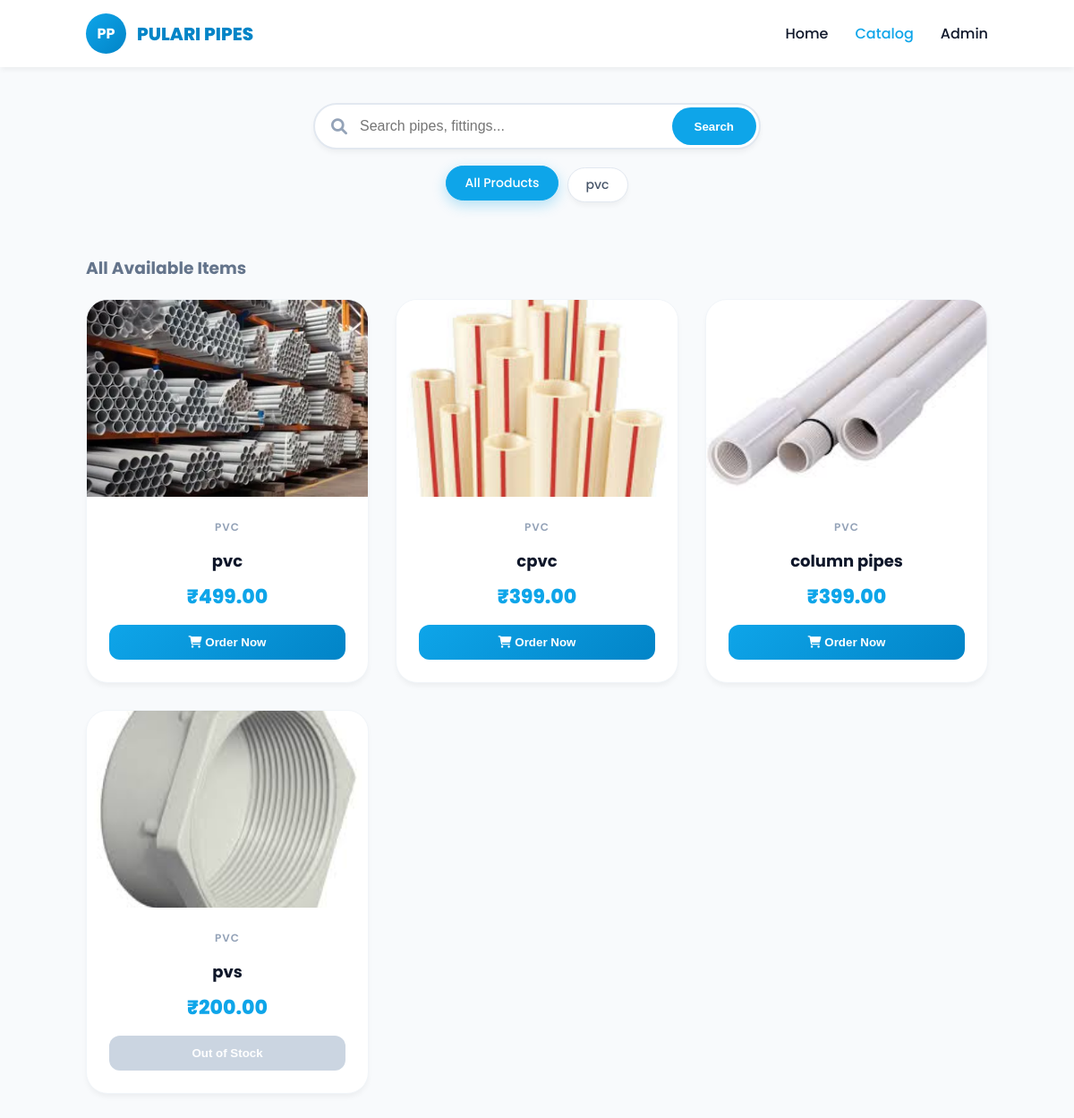
The page /product_page/ on the database as committed earlier.
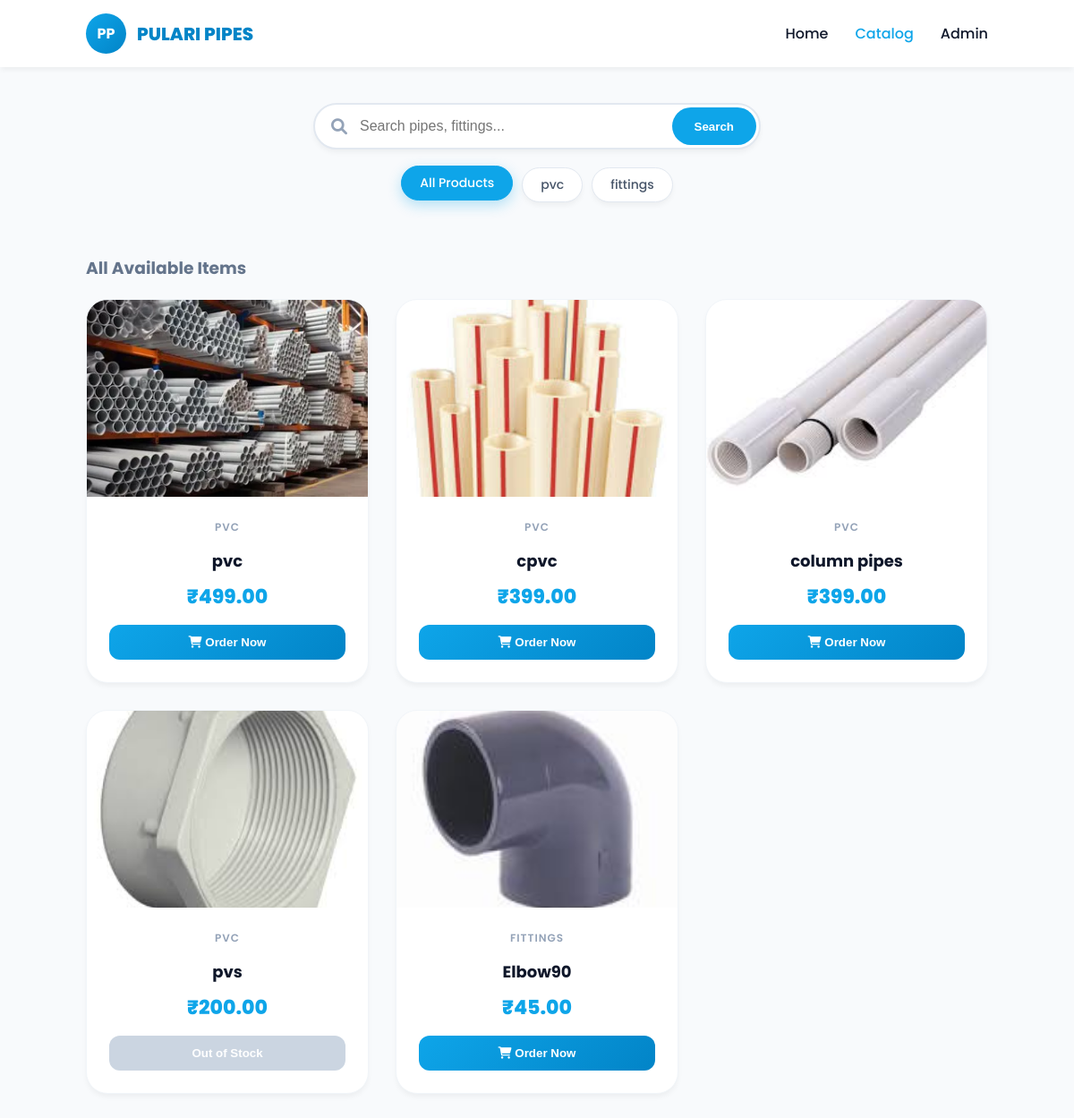
The same page on the database as committed later.
### products/models.py (models this page shows, shortened)
class Product(models.Model):
    name = models.CharField(max_length=255) # Pipe Name
    category = models.CharField(max_length=100) # PVC, CPVC, etc.
    price = models.DecimalField(max_digits=10, decimal_places=2)
    stock = models.IntegerField()
    description = models.TextField()
    image = models.ImageField(upload_to='pipes_images/') # Image store panna

### products/views.py (the view)
# urls.py: path('product_page/', views.product_page, name='product_page'),
def product_page(request):
    items = Product.objects.all()
    categories = Product.objects.values_list('category', flat=True).distinct()
    query = request.GET.get('q')
    if query:
        items = items.filter(name__icontains=query)
    category_filter = request.GET.get('category')
    if category_filter and category_filter != 'All':
        items = items.filter(category=category_filter)
    context = {
        'items': items,
        'categories': categories,
        'active_category': category_filter,
        'search_query': query
    }
    return render(request, 'product_page.html', context)

### templates/product_page.html (shortened to what this page needs)
{% load static %}
<!DOCTYPE html>
<html lang="en">
<head>
  <link rel="stylesheet" href="https://cdnjs.cloudflare.com/ajax/libs/font-awesome/6.0.0/css/all.min.css">
</head>
<body>
  <nav>
    <div class="logo-area">
      <div class="logo-circle">PP</div>
      <h2>PULARI PIPES</h2>
    </div>
    <ul>
      <li><a href="{% url 'home' %}">Home</a></li>
      <li><a href="#" style="color:var(--primary)">Catalog</a></li>
      <li><a href="/admin/">Admin</a></li>
    </ul>
  </nav>
  <div class="filter-container">
    <form class="search-box" method="GET" action="">
        <i class="fa-solid fa-search"></i>
        <input type="text" name="q" placeholder="Search pipes, fittings..." value="{{ search_query|default:'' }}">
        <button type="submit">Search</button>
    </form>
    <div class="category-filters">
        <a href="{% url 'product_page' %}" class="cat-btn {% if not active_category %}active{% endif %}">
            All Products
        </a>
        {% for cat in categories %}
            <a href="?category={{ cat }}" class="cat-btn {% if active_category == cat %}active{% endif %}">
                {{ cat }}
            </a>
        {% endfor %}
    </div>
  </div>
  <main class="catalog-section">
    <h3 style="margin-bottom: 20px; color: #64748b;">
        {% if search_query %}
            Search results for: "<span style="color:var(--primary)">{{ search_query }}</span>"
        {% elif active_category %}
            Category: "<span style="color:var(--primary)">{{ active_category }}</span>"
        {% else %}
            All Available Items
        {% endif %}
    </h3>
    <div class="product-grid">
      {% for item in items %}
      <div class="p-card">
        <div class="img-box">
            {% if item.image %}
                <img src="{{ item.image.url }}" alt="{{ item.name }}">
            {% else %}
                <div style="color:#ccc; font-size:40px;"><i class="fa-solid fa-image"></i></div>
            {% endif %}
        </div>
        <div class="card-info">
          <span style="font-size:12px; color:#94a3b8; text-transform:uppercase; letter-spacing:1px; font-weight:600; margin-bottom:5px;">{{ item.category }}</span>
          <h3>{{ item.name }}</h3>
          <span class="price-tag">₹{{ item.price }}</span>
          {% if item.stock > 0 %}
              <button class="buy-btn" onclick="openOrderModal('{{ item.name }}')">
                <i class="fa-solid fa-cart-shopping"></i> Order Now
              </button>
          {% else %}
              <button class="buy-btn disabled" disabled>Out of Stock</button>
          {% endif %}
        </div>
      </div>
      {% endfor %}
    </div>
  </main>
</body>
</html>

Rows that differ between the two databases and show on the page:
added Product: image (picture), category "FITTINGS", name "Elbow90", price "45.00"
Other text that changed with them:
new list line: "fittings"
